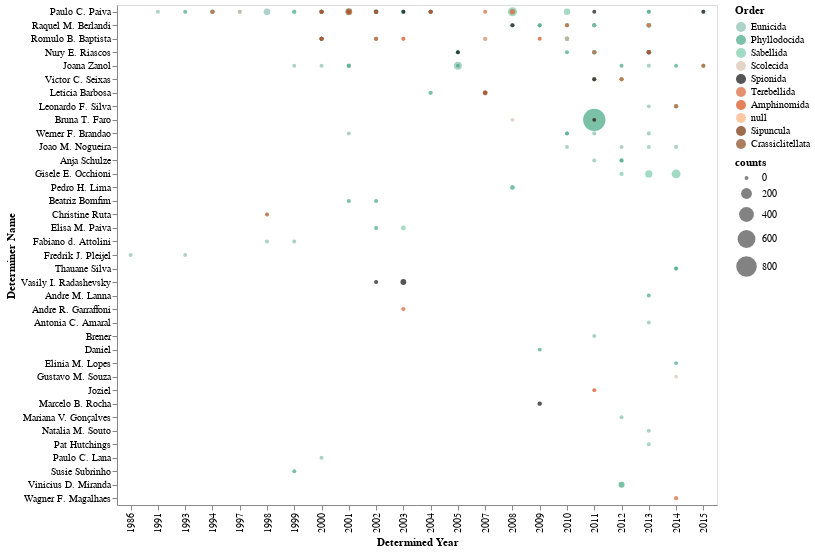

The cell this chart's notebook holds for it:
### Code cell
g2 = alt.Chart(teste1, width=600, height=500).mark_circle().encode(
    x= alt.X('determined_year', type='ordinal', title='Determined Year'),
    y= alt.Y('determiner_full_name', type='nominal', title='Determiner Name', 
            sort=alt.EncodingSortField('counts', op="count", order='descending')),
    size= alt.Size('counts', type="quantitative",scale=alt.Scale(range=[15, 500])),  # range ajusta tamanho do circulo
    color= alt.Color('order', type="nominal", title="Order", scale=alt.Scale(domain=ordens, range=cores)),
    tooltip= alt.Tooltip(['determiner_full_name', 'determined_year', 'counts', 'order'])
)

# saving chart
# g2.save('./graphs/determiner/counts_per_determiner-w-order.html')

g2

### Figure 1 — Vega-Lite specification as saved in the notebook (floating-point values rounded to 4 significant figures; data arrays with more than 128 entries replaced by an {"elided": "..."} marker saying what was removed)
{"config": {"view": {"continuousWidth": 400, "continuousHeight": 300}}, "data": {"name": "data-37cb1a0c2a163b0c324acf4899373e8b"}, "mark": "circle", "encoding": {"color": {"type": "nominal", "field": "order", "scale": {"domain": ["Eunicida", "Phyllodocida", "Sabellida", "Scolecida", "Spionida", "Terebellida", "Amphinomida", NaN, "Sipuncula", "Crassiclitellata"], "range": ["#8ABFB0", "#41A681", "#7ACAAB", "#D9C2AD", "#0D0D0D", "#D96236", "#D94B18", "#FFB27C", "#732C02", "#86471B"]}, "title": "Order"}, "size": {"type": "quantitative", "field": "counts", "scale": {"range": [15, 500]}}, "tooltip": [{"type": "nominal", "field": "determiner_full_name"}, {"type": "quantitative", "field": "determined_year"}, {"type": "quantitative", "field": "counts"}, {"type": "nominal", "field": "order"}], "x": {"type": "ordinal", "field": "determined_year", "title": "Determined Year"}, "y": {"type": "nominal", "field": "determiner_full_name", "sort": {"field": "counts", "op": "count", "order": "descending"}, "title": "Determiner Name"}}, "height": 500, "width": 600, "$schema": "https://vega.github.io/schema/vega-lite/v4.8.1.json", "datasets": {"data-37cb1a0c2a163b0c324acf4899373e8b": {"elided": "189 records"}}}
